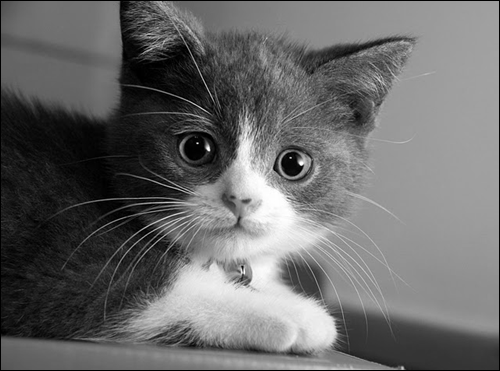
#> input picture gry.png, 500 x 371 px
$ python praktikum7.py
#> lines starting #> are read from the running program, lines starting #| are printed output that depends on the picture
import numpy as np                  #Numpy digunakan untuk operasi numerik
import matplotlib.pyplot as plt     #matplotlib untuk visualisasi
#%matplotlib inline
import cv2                          #cv2 untuk pemrosesan gambar
import matplotlib.image as mpimg    #mpimg untuk membaca gambar
from skimage import data            #skimage untuk data gambar
import imageio.v2 as imageio        #dan imageio untuk operasi pada gambar

image = cv2.imread("gry.png", 0)    #baca gambar simpan di image
#> image is the input picture: shape (371, 500); min 0, max 255, mean 105.2
image_equalized = cv2.equalizeHist(image)#menggunakan fungsi equalizeHist dari OpenCV untuk melakukan ekualisasi histogram pada gambar "image" dan menyimpan hasilnya ke dalam variabel "image_equalized".
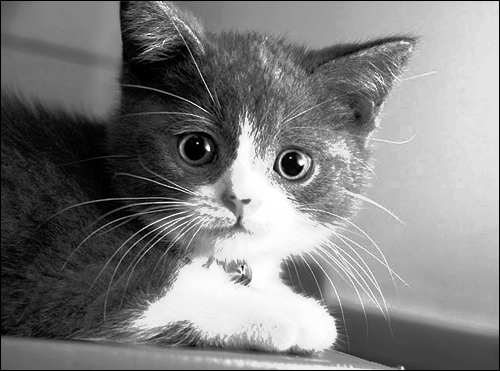
#> image_equalized: shape (371, 500); min 0, max 255, mean 126.9
clahe = cv2.createCLAHE(clipLimit=2, tileGridSize=(8,8))#membuat objek CLAHE (Contrast Limited Adaptive Histogram Equalization) dengan batas klip sebesar 2 dan ukuran grid tile sebesar 8x8, yang akan digunakan nanti.

#Apply CLAHE to the original image
image_clahe = clahe.apply(image) #menerapkan CLAHE pada gambar asli ("image") menggunakan objek CLAHE yang telah dibuat sebelumnya, dan menyimpan hasilnya ke dalam variabel "image_clahe".
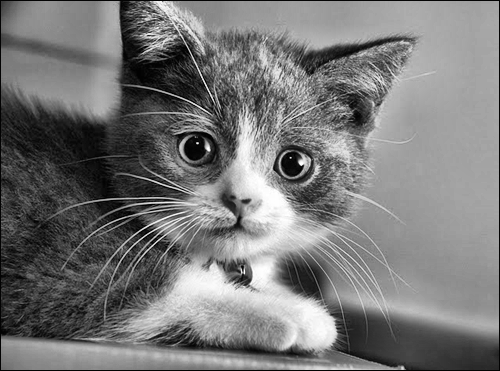
#> image_clahe: shape (371, 500); min 1, max 255, mean 119.6
# Create an empty array to store the final output
image_cs = np.zeros((image.shape[0],image.shape[1]),dtype = 'uint8')#membuat array kosong dengan ukuran yang sama dengan gambar "image" dan tipe data unsigned integer 8-bit (uint8), yang akan digunakan untuk menyimpan output akhir.

# Apply Min-Max Contrasting
min = np.min(image) #menghitung nilai minimum dari gambar "image" menggunakan fungsi  np.min(), dan menyimpannya ke dalam variabel "min" .
#> min = 0
max = np.max(image) #menghitung nilai maksimum dari gambar "image" menggunakan fungsi np.mmax() , dan menyimpannya ke dalam variabel  "max" .
#> max = 255

for i in range(image.shape[0]):#melakukan perulangan untuk setiap piksel dalam gambar "image"
    for j in range(image.shape[1]):#melakukan perulangan untuk setiap piksel dalam gambar "image"
        image_cs[i,j] = 255*(image[i,j]-min)/(max-min)#menghitung kontras dan stretching menggunakan rumus (piksel - min) / (max - min) dengan nilai piksel diubah ke dalam rentang 0-255, dan hasilnya disimpan ke dalam array "image_cs".
copyCamera = image.copy().astype(float)#membuat salinan gambar "image" dengan tipe data float menggunakan metode .copy() dan .astype(float), dan menyimpannya ke dalam variabel "copyCamera".

m1,n1 = copyCamera.shape#mengambil dimensi gambar "copyCamera" menggunakan .shape dan menyimpannya ke dalam variabel "m1" dan "n1".
#> m1 = 371; n1 = 500
output1 = np.empty([m1, n1])# array kosong "output1" dengan ukuran yang sama dengan "copyCamera" dibuat menggunakan np.empty().

for baris in range(0, m1-1):#Melakukan perulangan untuk setiap piksel dalam citra salinan 'copyCamera'
    for kolom in range(0, n1-1):
        a1 = baris#memasukan hasil baris kedalam variable a1
        b1 = kolom##memasukan hasil kolom kedalam variable b1
        output1[a1, b1] = copyCamera[baris, kolom] * 1.9#mengalikan nilai setiap piksel dengan 1.9, kemudian menyimpan hasilnya di dalam array 'output1'.
    fig, axes = plt.subplots(5, 2, figsize=(20, 20))# Citra dan histogram ditampilkan dalam grid 5x2 dengan ukuran 20 *20 pixel .
    ax = axes.ravel()#Posisi citra dan histogram dalam grid ditentukan oleh indeks pada array 'ax'.

    ax[0].imshow(image, cmap=plt.cm.gray)#Menghasilkan plot dan visualisasi untuk citra-citra dan histogram yang dihasilkan.
    ax[0].set_title("Citra Input")#judul
    ax[1].hist(image.ravel(), bins=256)
    ax[1].set_title('Histogram Input')

    ax[2].imshow(image_equalized, cmap=plt.cm.gray)
    ax[2].set_title("Citra Output HE")
    ax[3].hist(image_equalized.ravel(), bins=256)
    ax[3].set_title('Histogram Output HE Method')

    ax[4].imshow(image_cs, cmap=plt.cm.gray)
    ax[4].set_title("Citra Output CS")
    ax[5].hist(image_cs.ravel(), bins=256)
    ax[5].set_title('Histogram Output CS Method')

    ax[6].imshow(image_clahe, cmap=plt.cm.gray)
    ax[6].set_title("Citra Grayscale CLAHE")
    ax[7].hist(image_clahe.ravel(), bins=256)
    ax[7].set_title('Histogram Output CLAHE Method')

    ax[8].imshow(output1, cmap=plt.cm.gray)
    ax[8].set_title("Citra Grayscale Perkalian Konstanta")
    ax[9].hist(output1.ravel(), bins=256)
    ax[9].set_title('Histogram Output Perkalian Konstanta Method')

#> (the run stopped early here; a loop or call above may not have finished)
